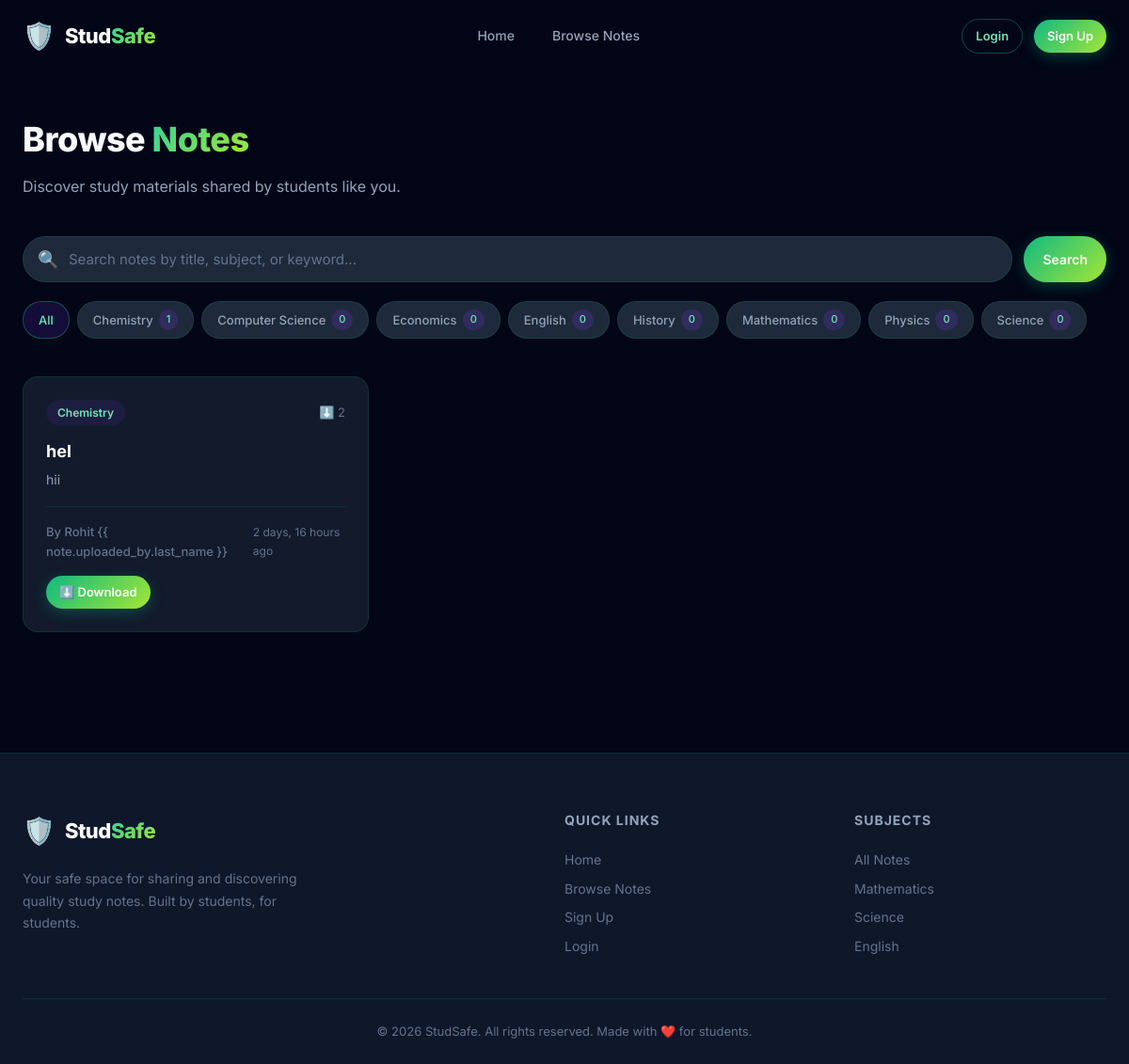
/browse/, run on an earlier commit of the app's database.
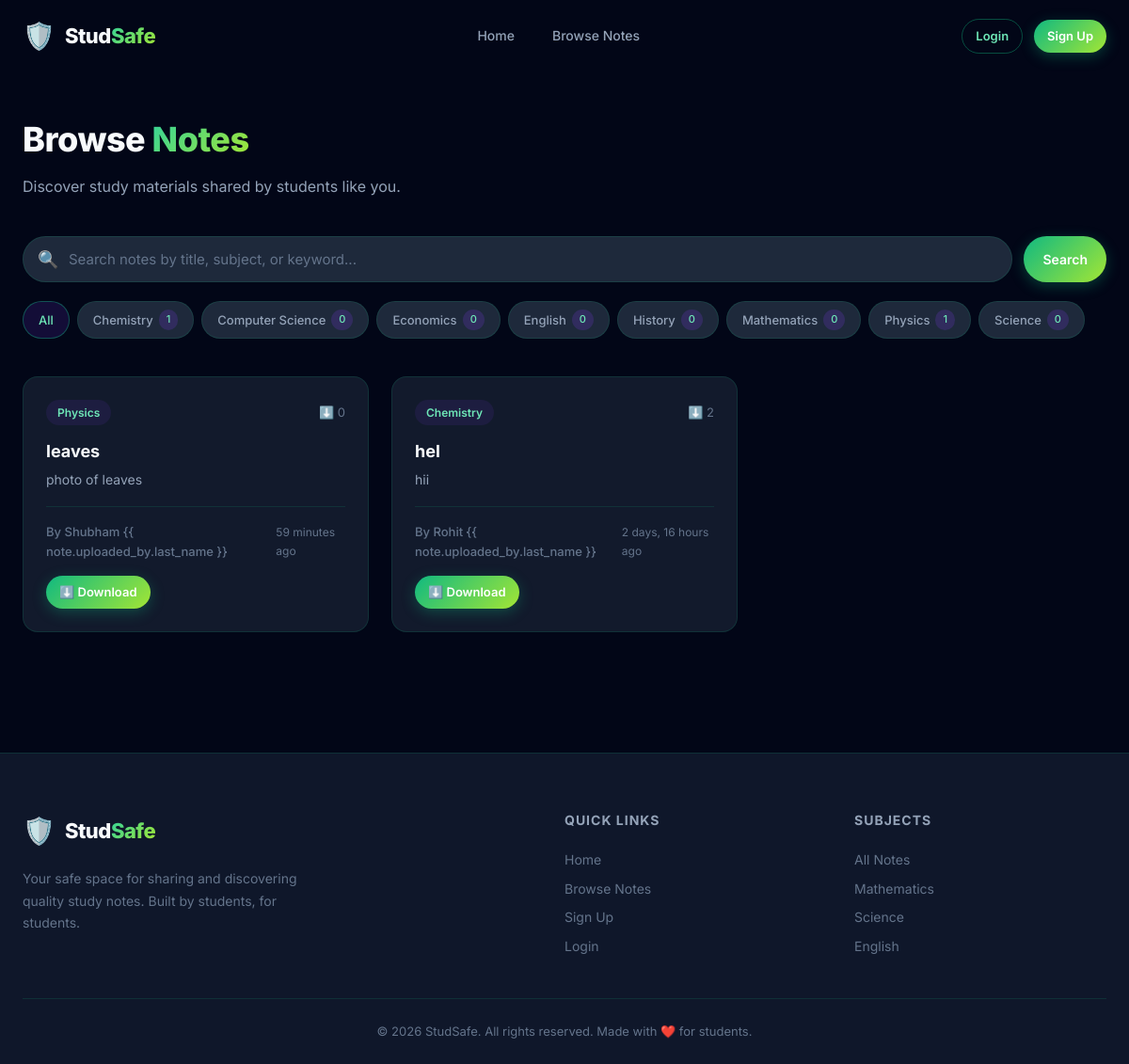
And on a later commit of the database.
### studapp/models.py (models this page shows, shortened)
class Subject(models.Model):
    name = models.CharField(max_length=100, unique=True)
    icon = models.CharField(max_length=50, default='📘')  # emoji icon
    description = models.TextField(blank=True, default='')
    created_at = models.DateTimeField(auto_now_add=True)
    class Meta:
        ordering = ['name']

class Note(models.Model):
    title = models.CharField(max_length=200)
    description = models.TextField(blank=True, default='')
    subject = models.ForeignKey(Subject, on_delete=models.CASCADE, related_name='notes')
    uploaded_by = models.ForeignKey(User, on_delete=models.CASCADE, related_name='notes')
    file = models.FileField(upload_to='notes/%Y/%m/%d/')
    created_at = models.DateTimeField(auto_now_add=True)
    updated_at = models.DateTimeField(auto_now=True)
    downloads = models.PositiveIntegerField(default=0)
    class Meta:
        ordering = ['-created_at']

### studapp/views.py (the view)
# urls.py: path('browse/', views.browse_notes, name='browse'),
def browse_notes(request):
    notes = Note.objects.select_related('subject', 'uploaded_by')
    subjects = Subject.objects.annotate(note_count=Count('notes'))
    subject_id = request.GET.get('subject')
    if subject_id:
        notes = notes.filter(subject_id=subject_id)
    query = request.GET.get('q', '')
    if query:
        notes = notes.filter(
            Q(title__icontains=query) |
            Q(description__icontains=query) |
            Q(subject__name__icontains=query)
        )
    context = {
        'notes': notes,
        'subjects': subjects,
        'current_subject': subject_id,
        'search_query': query,
    }
    return render(request, 'browse.html', context)

### studapp/templates/browse.html (shortened to what this page needs)
{% extends 'base.html' %}
{% block content %}
<section class="browse-section" id="browse-section">
    <div class="section-container">
        <div class="browse-header" id="browse-header">
            <div>
                <h1 class="page-title">Browse <span class="gradient-text">Notes</span></h1>
                <p class="page-subtitle">Discover study materials shared by students like you.</p>
            </div>
        </div>
        <div class="browse-filters" id="browse-filters">
            <form method="get" class="search-form" id="search-form">
                <div class="search-input-wrap">
                    <span class="search-icon">🔍</span>
                    <input type="text" name="q" class="search-input"
                        placeholder="Search notes by title, subject, or keyword..." value="{{ search_query }}"
                        id="search-input">
                </div>
                <button type="submit" class="btn btn-primary" id="search-submit">Search</button>
            </form>
            <div class="subject-filters" id="subject-filters">
                <a href="{% url 'browse' %}" class="filter-chip {% if not current_subject %}active{% endif %}"
                    id="filter-all">All</a>
                {% for subject in subjects %}
                <a href="{% url 'browse' %}?subject={{ subject.id }}"
                    class="filter-chip {% if current_subject == subject.id|stringformat:'d' %}active{% endif %}"
                    id="filter-{{ subject.id }}">
                    {{ subject.icon }} {{ subject.name }} <span class="chip-count">{{ subject.note_count }}</span>
                </a>
                {% endfor %}
            </div>
        </div>
        {% if notes %}
        <div class="notes-grid" id="notes-grid">
            {% for note in notes %}
            <div class="note-card" id="note-{{ note.id }}">
                <div class="note-card-header">
                    <span class="note-subject-badge">{{ note.subject.icon }} {{ note.subject.name }}</span>
                    <span class="note-downloads">⬇️ {{ note.downloads }}</span>
                </div>
                <h3 class="note-title">{{ note.title }}</h3>
                <p class="note-desc">{{ note.description|truncatewords:20 }}</p>
                <div class="note-card-footer">
                    <span class="note-author">By {{ note.uploaded_by.first_name }} {{ note.uploaded_by.last_name
                        }}</span>
                    <span class="note-date">{{ note.created_at|timesince }} ago</span>
                </div>
                <div class="note-card-actions">
                    <a href="{% url 'download' note.id %}" class="btn btn-primary btn-sm" id="download-{{ note.id }}">⬇️
                        Download</a>
                </div>
            </div>
            {% endfor %}
        </div>
        {% endif %}
    </div>
</section>
{% endblock %}

### studapp/templates/base.html (shortened to what this page needs)
{% load static %}
<!DOCTYPE html>
<html lang="en">
<head>
    <link rel="stylesheet" href="{% static 'style.css' %}">
</head>
<body>
    <nav class="navbar" id="main-navbar">
        <div class="nav-container">
            <a href="{% url 'home' %}" class="nav-logo" id="nav-logo">
                <span class="logo-icon">🛡️</span>
                <span class="logo-text">Stud<span class="logo-accent">Safe</span></span>
            </a>
            <div class="nav-links" id="nav-links">
                <a href="{% url 'home' %}" class="nav-link" id="nav-home">Home</a>
                <a href="{% url 'browse' %}" class="nav-link" id="nav-browse">Browse Notes</a>
            </div>
            <div class="nav-actions" id="nav-actions">
                {% if user.is_authenticated %}
                <span class="nav-greeting">Hey, <strong>{{ user.first_name }}</strong> 👋</span>
                <a href="{% url 'logout' %}" class="btn btn-outline btn-sm" id="nav-logout">Logout</a>
                {% else %}
                <a href="{% url 'login' %}" class="btn btn-outline btn-sm" id="nav-login">Login</a>
                <a href="{% url 'signup' %}" class="btn btn-primary btn-sm" id="nav-signup">Sign Up</a>
                {% endif %}
            </div>
        </div>
    </nav>
    <main class="main-content" id="main-content">
        {% block content %}{% endblock %}
    </main>
    <footer class="footer" id="main-footer">
        <div class="footer-container">
            <div class="footer-grid">
                <div class="footer-brand">
                    <div class="footer-logo">
                        <span class="logo-icon">🛡️</span>
                        <span class="logo-text">Stud<span class="logo-accent">Safe</span></span>
                    </div>
                    <p class="footer-desc">Your safe space for sharing and discovering quality study notes. Built by
                        students, for students.</p>
                </div>
                <div class="footer-links-group">
                    <h4>Quick Links</h4>
                    <a href="{% url 'home' %}">Home</a>
                    <a href="{% url 'browse' %}">Browse Notes</a>
                    {% if user.is_authenticated %}
                    <a href="{% url 'upload' %}">Upload Notes</a>
                    <a href="{% url 'dashboard' %}">Dashboard</a>
                    {% else %}
                    <a href="{% url 'signup' %}">Sign Up</a>
                    <a href="{% url 'login' %}">Login</a>
                    {% endif %}
                </div>
                <div class="footer-links-group">
                    <h4>Subjects</h4>
                    <a href="{% url 'browse' %}">All Notes</a>
                    <a href="{% url 'browse' %}?subject=1">Mathematics</a>
                    <a href="{% url 'browse' %}?subject=2">Science</a>
                    <a href="{% url 'browse' %}?subject=3">English</a>
                </div>
            </div>
            <div class="footer-bottom">
                <p>&copy; 2026 StudSafe. All rights reserved. Made with ❤️ for students.</p>
            </div>
        </div>
    </footer>
</body>
</html>

What changed in the data, as far as the page shows it:
computed for Subject "Physics": note_count "0" → "1"
added Note: subject.name "Physics", downloads "0", title "leaves", description "photo of leaves", uploaded_by.first_name "Shubham", created_at "59 minutes"
